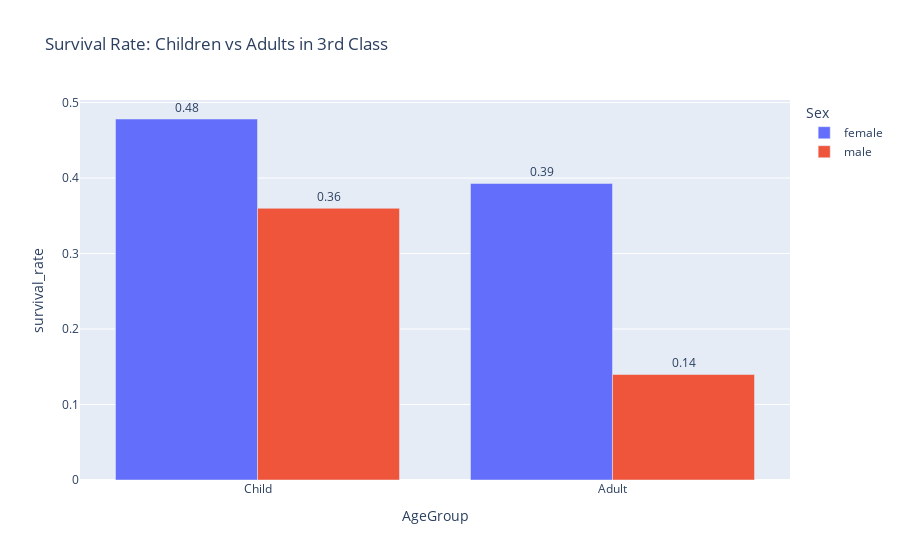

Here is the notebook cell this chart was saved with:
### Code cell
import pandas as pd

# Step 6 + 7: create visualization function
def visualize_demographic(df_result):
    subset = df_result[(df_result['Pclass'] == 3) & (df_result['AgeGroup'].isin(['Child', 'Adult']))]
    
    fig = px.bar(
        subset,
        x="AgeGroup",
        y="survival_rate",
        color="Sex",
        barmode="group",
        text="survival_rate",   # adds numbers on bars
        title="Survival Rate: Children vs Adults in 3rd Class",
        hover_data={
            "n_passengers": True,
            "n_survivors": True,
            "survival_rate": ':.2f'   # format to 2 decimal places
        }
    )
    
    fig.update_traces(
        texttemplate='%{text:.2f}',
    textposition='outside',
    hovertemplate="Age Group: %{x}<br>Survival Rate: %{y:.2%}<br>Passengers: %{customdata[0]}<br>Survivors: %{customdata[1]}<extra></extra>"
    )  # format as %
    
    return fig

fig = visualize_demographic(df_result)
fig.show()

### Figure 1 — Plotly figure (JSON) as saved in the notebook; plotly's stock layout.template omitted (floating-point values rounded to 4 significant figures)
{"data": [{"alignmentgroup": "True", "customdata": [[23, 11], [56, 22]], "hovertemplate": "Age Group: %{x}<br>Survival Rate: %{y:.2%}<br>Passengers: %{customdata[0]}<br>Survivors: %{customdata[1]}<extra></extra>", "legendgroup": "female", "marker": {"color": "#636efa", "pattern": {"shape": ""}}, "name": "female", "offsetgroup": "female", "orientation": "v", "showlegend": true, "text": [0.4783, 0.3929], "textposition": "outside", "texttemplate": "%{text:.2f}", "type": "bar", "x": ["Child", "Adult"], "xaxis": "x", "y": [0.4783, 0.3929], "yaxis": "y"}, {"alignmentgroup": "True", "customdata": [[25, 9], [186, 26]], "hovertemplate": "Age Group: %{x}<br>Survival Rate: %{y:.2%}<br>Passengers: %{customdata[0]}<br>Survivors: %{customdata[1]}<extra></extra>", "legendgroup": "male", "marker": {"color": "#EF553B", "pattern": {"shape": ""}}, "name": "male", "offsetgroup": "male", "orientation": "v", "showlegend": true, "text": [0.36, 0.1398], "textposition": "outside", "texttemplate": "%{text:.2f}", "type": "bar", "x": ["Child", "Adult"], "xaxis": "x", "y": [0.36, 0.1398], "yaxis": "y"}], "layout": {"barmode": "group", "legend": {"title": {"text": "Sex"}, "tracegroupgap": 0}, "title": {"text": "Survival Rate: Children vs Adults in 3rd Class"}, "xaxis": {"anchor": "y", "domain": [0, 1], "title": {"text": "AgeGroup"}}, "yaxis": {"anchor": "x", "domain": [0, 1], "title": {"text": "survival_rate"}}}}
